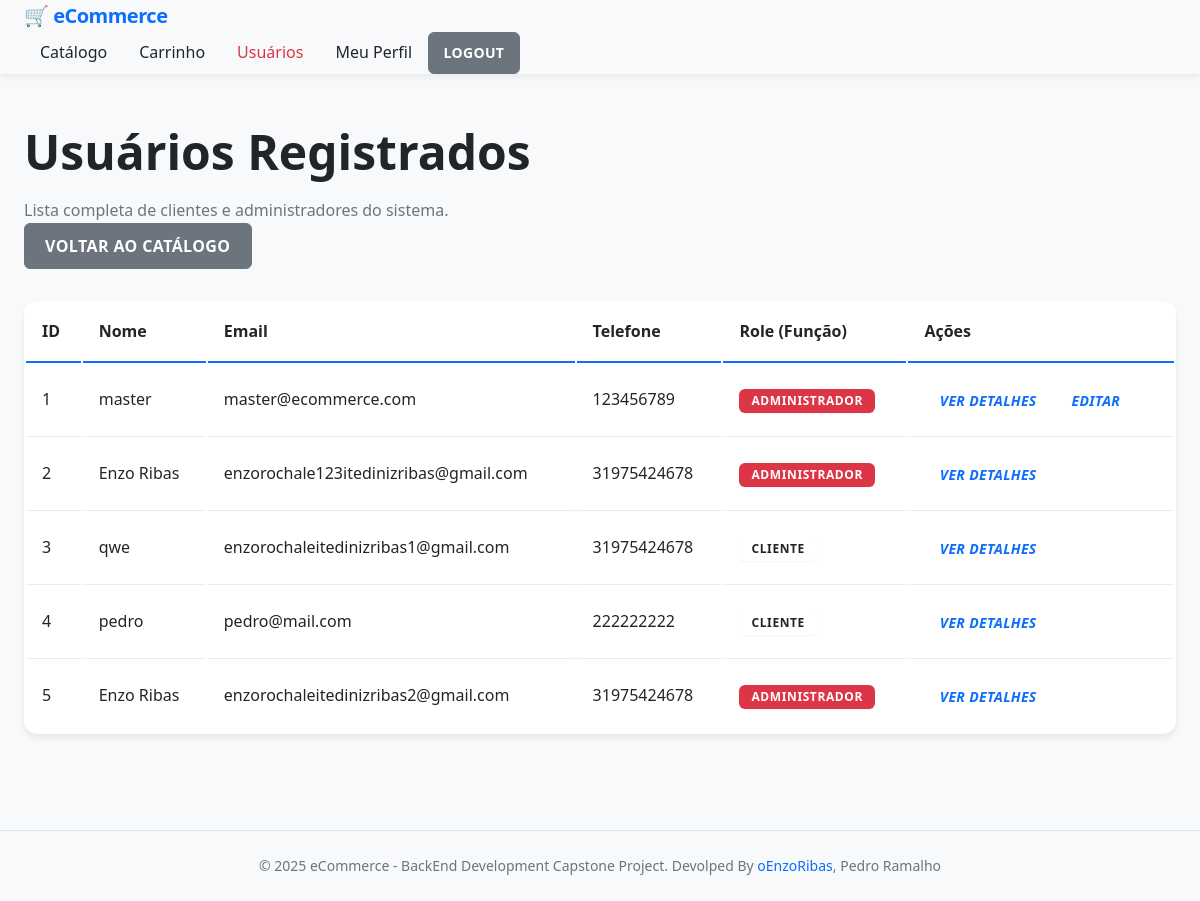
The app's page /cliente/usuarios (signed in), older data.
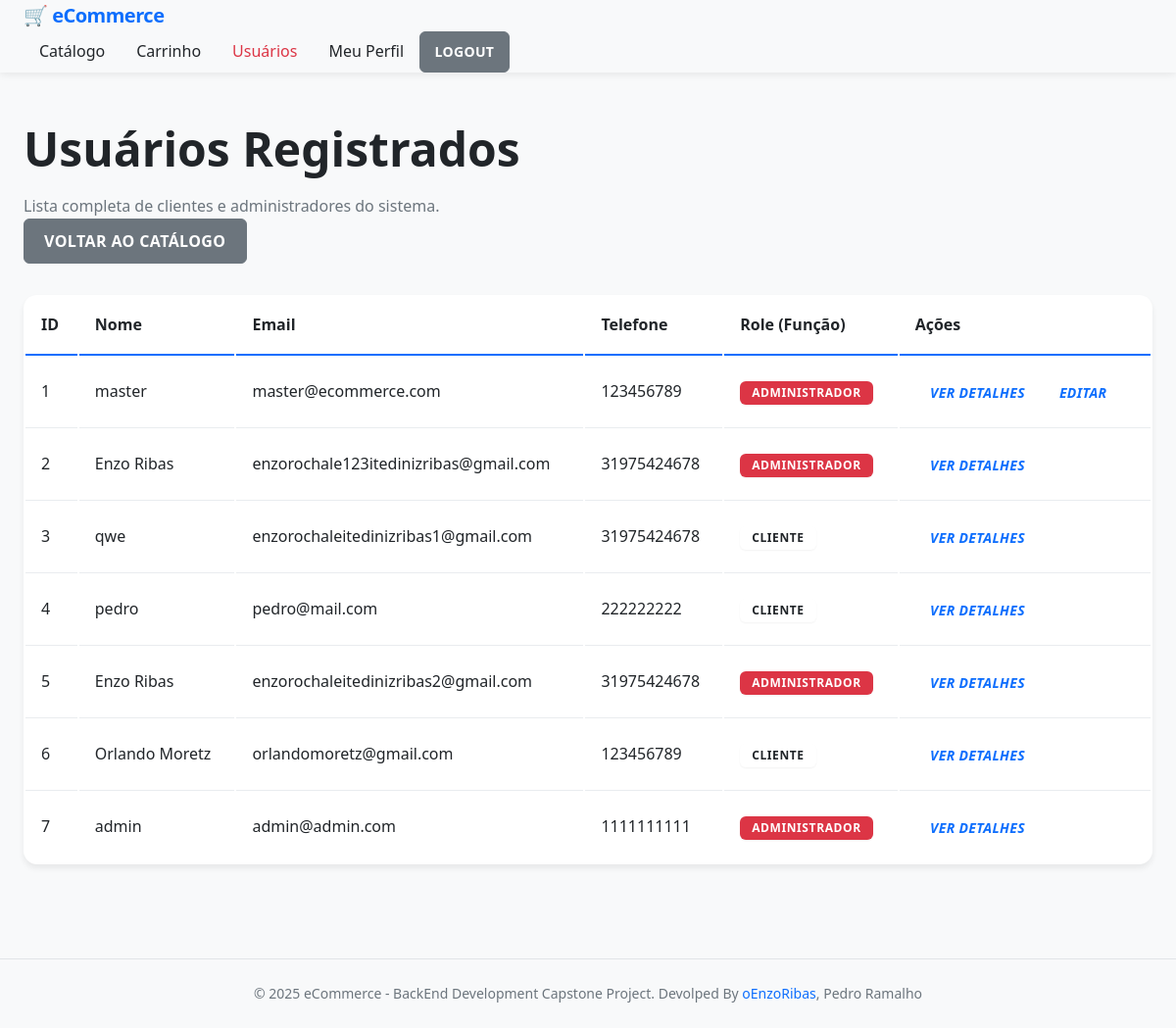
The same page, newer data.
### models/cliente_model.py (models this page shows, shortened)
class Cliente(db.Model):
    __tablename__ = 'clientes'
    id = Column(Integer, primary_key=True, autoincrement=True, nullable=False)
    nome = Column(String(256), nullable=False)
    email = Column(String(256), unique=True, nullable=False)
    senha_hash = Column(String(256), nullable=False)
    telefone = Column(String(256))
    role = Column(String(50), default='cliente')

### routes/cliente.py (the view)
@cliente_bp.route('/usuarios')
@requer_autenticacao
@requer_admin
def listar_usuarios():
    clientes = Cliente.query.all()
    return render_template('cliente/listar_usuarios.html', usuarios=clientes, current_user=get_cliente_autenticado())

### utils/auth_utils.py (called while the page is built)
def get_cliente_autenticado():
    cliente_id = session.get('cliente_id')
    if cliente_id:
        return Cliente.query.get(cliente_id)
    return None

def cliente_autenticado():
    return session.get('cliente_autenticado', False)

def requer_autenticacao(f):
    @wraps(f)
    def decorated_function(*args, **kwargs):
        if not cliente_autenticado():
            return redirect(url_for('auth.login'))
        return f(*args, **kwargs)
    return decorated_function

def requer_admin(f):
    @wraps(f)
    def decorated_function(*args, **kwargs):
        cliente = get_cliente_autenticado()
        if not cliente or cliente.role != 'admin':
            return redirect(url_for('auth.login'))
        return f(*args, **kwargs)
    return decorated_function

### templates/cliente/listar_usuarios.html (shortened to what this page needs)
{% extends 'base.html' %}  {% block content %}
<div class="row mb-4">
  <div class="col-md-10">
    <h1 class="mb-0">Usuários Registrados</h1>
    <p class="text-muted">
      Lista completa de clientes e administradores do sistema.
    </p>
  </div>
  <div class="col-md-2 text-end">
    <a href="{{ url_for('produtos.listar') }}" class="btn btn-secondary btn-registrar">
      Voltar ao Catálogo
    </a>
  </div>
</div>
{% if usuarios %}
<div class="table-responsive">
  <table class="table table-striped table-hover table-bordered">
    <thead class="table-dark">
      <tr>
        <th>ID</th>
        <th>Nome</th>
        <th>Email</th>
        <th>Telefone</th>
        <th>Role (Função)</th>
        <th>Ações</th>
      </tr>
    </thead>
    <tbody>
      {% for user in usuarios %}
      <tr>
        <td>{{ user.id }}</td>
        <td>{{ user.nome }}</td>
        <td>{{ user.email }}</td>
        <td>{{ user.telefone | default('N/A', true) }}</td>
        <td>
          {% if user.role == 'admin' %}
          <span class="badge bg-danger">Administrador</span>
          {% else %}
          <span class="badge bg-info">Cliente</span>
          {% endif %}
        </td>
        <td>
          <a href="{{ url_for('cliente.perfil', user_id=user.id) }}" class="btn btn-sm btn-outline-primary"
            title="Ver Detalhes">
            <i class="fas fa-eye">Ver Detalhes</i>
          </a>
          {% if user.id == current_user.id %}
          <a href="{{ url_for('cliente.editar_perfil', user_id=user.id) }}" class="btn btn-sm btn-outline-warning"
            title="Editar">
            <i class="fas fa-edit">Editar</i>
          </a>
          {% endif %}
        </td>
      </tr>
      {% endfor %}
    </tbody>
  </table>
</div>
{% else %}
<div class="alert alert-info text-center mt-5">
  <h4>Nenhum usuário registrado no sistema.</h4>
</div>
{% endif %}
{% endblock %}

### templates/base.html (shortened to what this page needs)
<!DOCTYPE html>
<html lang="pt-br">
<head>
    <link rel="stylesheet" href="{{ url_for('static', filename='css/style.css') }}">
</head>
<body>
    {% include 'includes/nav.html'%}
    <main class="container mt-5">
        {% block content %}
        {% endblock %}
    </main>
    <footer class="text-center py-3 mt-5">
        &copy; 2025 eCommerce - BackEnd Development Capstone Project. Devolped By <a
            href="https://github.com/oEnzoRibas">oEnzoRibas</a>, Pedro Ramalho
    </footer>
</body>
</html>

### templates/includes/nav.html (shortened to what this page needs)
<header>
  <nav class="navbar navbar-expand-lg navbar-light bg-light">
    <div class="container">
      <a class="navbar-brand" href="{{ url_for('index.index') }}">
        🛒 eCommerce
      </a>
      <div class="navbar-nav d-flex align-items-center justify-content-center w-100">
        <a class="nav-link me-3" href="{{ url_for('produtos.listar') }}">Catálogo</a>
        <a class="nav-link me-3" href="{{ url_for('carrinho.visualizar') }}">Carrinho</a>
        {% if session.get('cliente_autenticado') and session.get('cliente_role')
        == 'admin' %}
        <a class="nav-link fw-bold text-danger me-3" href="{{ url_for('cliente.listar_usuarios') }}">
           Usuários
        </a>
        {% endif %}
        {% if session.get('cliente_autenticado') %}
        <a class="nav-link me-3" href="{{ url_for('cliente.perfil', user_id=session.get('cliente_id')) }}">Meu
          Perfil</a>
        <a class="btn btn-secondary btn-sm me-3 btn-registrar" href="{{ url_for('auth.logout') }}">
          Logout
        </a>
        {% else %}
        <a class="btn btn-primary btn-sm ms-2 btn-registrar" href="{{ url_for('auth.login') }}">Login</a>
        {% endif %}
      </div>
    </div>
  </nav>
</header>

Row changes from the older to the newer data that the page shows:
added Cliente: id "6", nome "Orlando Moretz", email "orlandomoretz@gmail.com", telefone "123456789", role "CLIENTE"
added Cliente: id "7", nome "admin", email "admin@admin.com", telefone "1111111111", role "ADMINISTRADOR"
